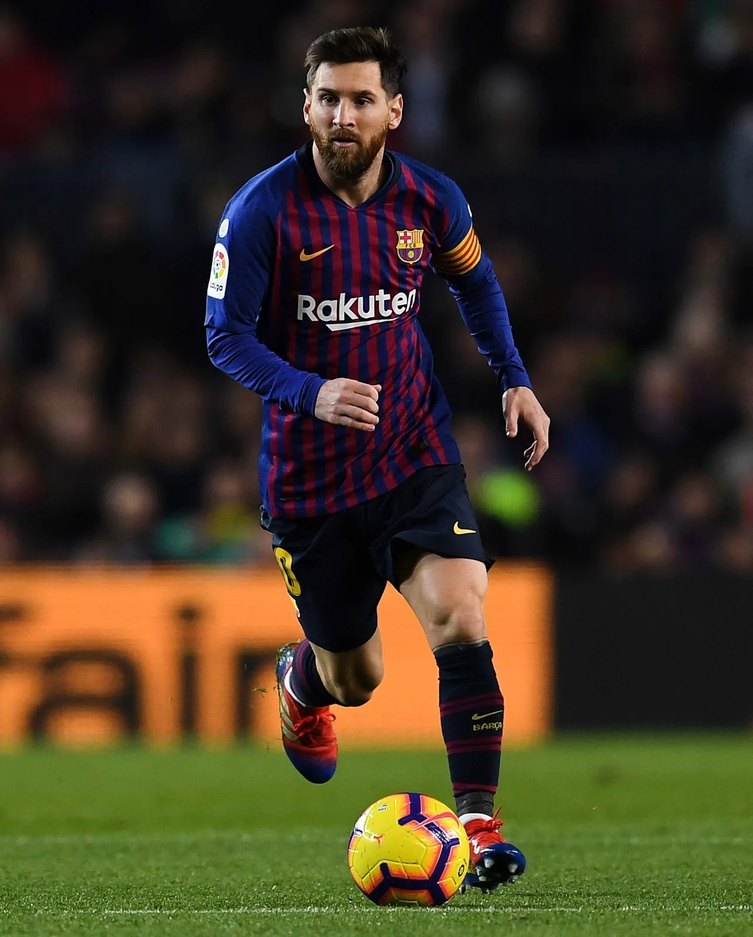
#> input picture OpenCV/messi5.jpg, 753 x 937 px, shrunk from 1285 x 1600 before the run
$ jupyter execute 'Image Pre-Processing - Blur, Erode & Dilate.ipynb'
#> lines starting #> are read from the running program, lines starting #| are printed output that depends on the picture
#### Gaussian Blur

[cell 1]
import numpy as np
import cv2

[cell 2]
img = cv2.imread('messi5.jpg',1)
#> img is the input picture: shape (937, 753, 3); mean B, G, R 35.6, 54.4, 63.2
cv2.imshow('messi',img)

[cell 3]
blur = cv2.GaussianBlur(img,(5,55),0)
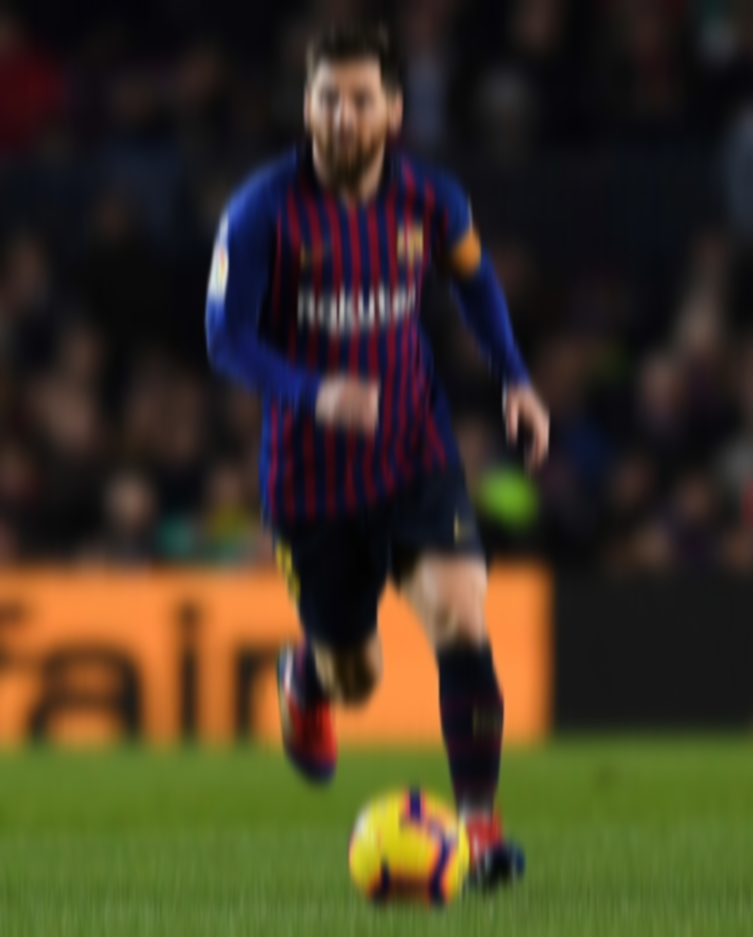
#> blur: shape (937, 753, 3); mean B, G, R 35.5, 54.4, 63.2
cv2.imshow('blur',blur)

#### Dilation - Black to White , Erosion - White to Black

[cell 4]
kernel = np.ones((5,5),'uint8')
dilate = cv2.dilate(img,kernel,iterations=1)
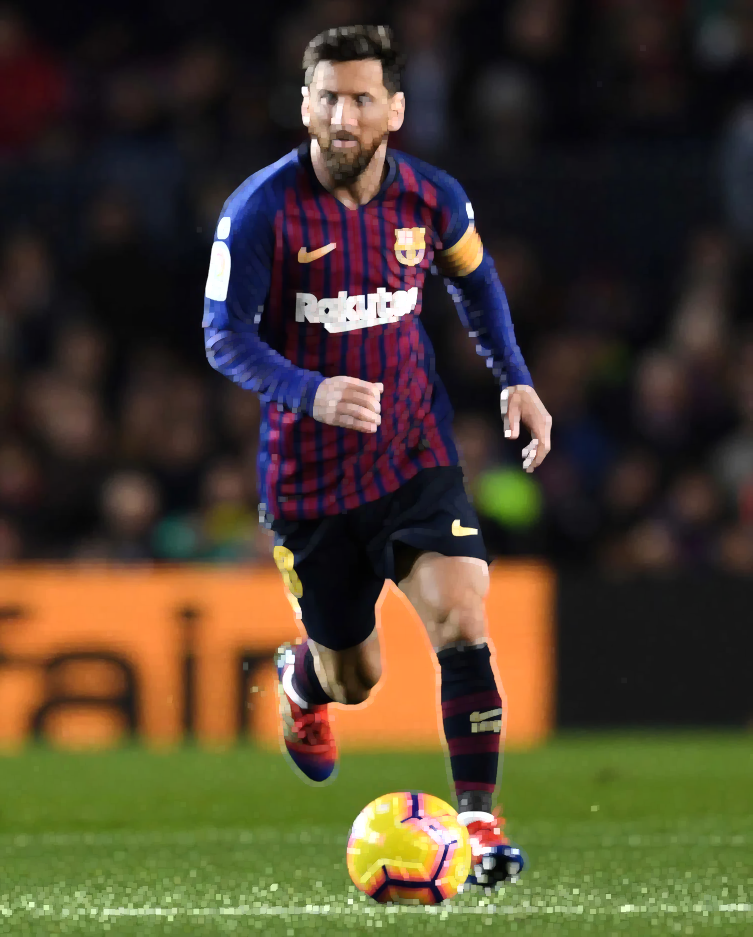
#> dilate: shape (937, 753, 3); mean B, G, R 46.2, 64.8, 75.3
erode = cv2.erode(img,kernel,iterations=1)
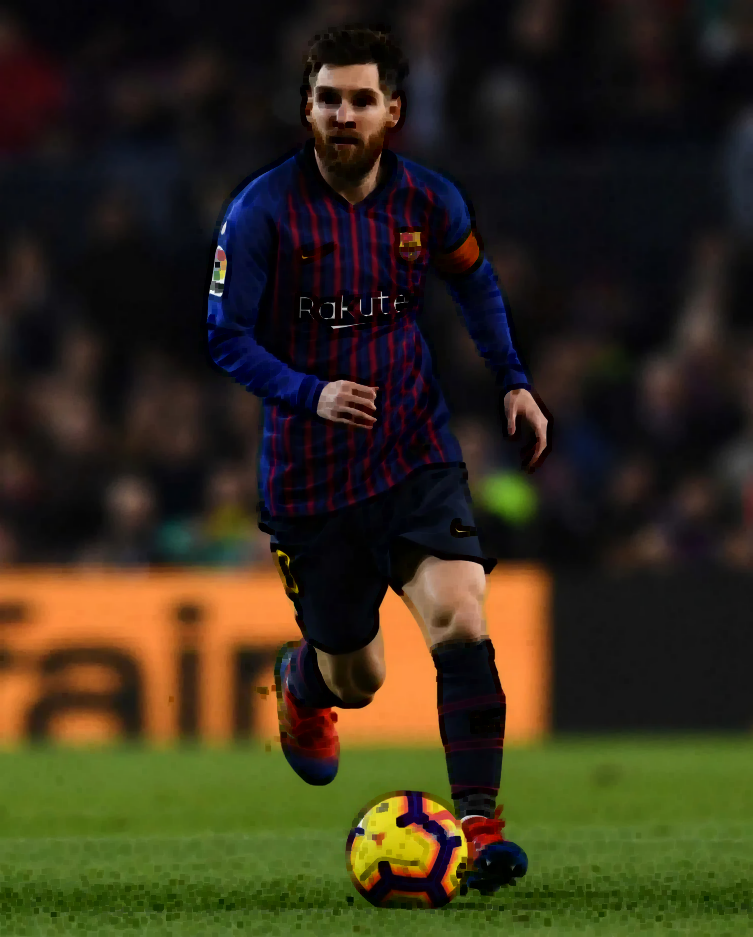
#> erode: shape (937, 753, 3); mean B, G, R 26.5, 45.4, 52.3

cv2.imshow('erode',erode)
cv2.imshow('dilate',dilate)
